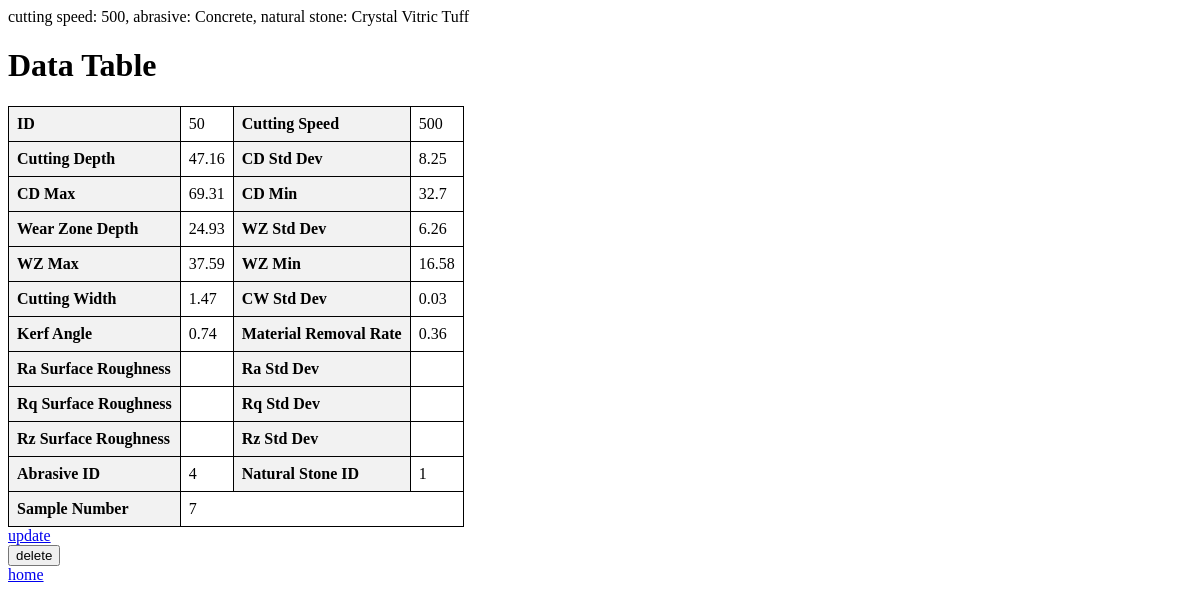
The page /cut/cutting-data/50/ on the database its author committed.
### cutting_performance/models.py (models this page shows)
class CuttingData(models.Model):
    sample_number = models.IntegerField(null=True, blank=True)
    cutting_speed = models.IntegerField(null=True, blank=True)
    natural_stone = models.ForeignKey(NaturalStone, on_delete=models.CASCADE)
    abrasive = models.ForeignKey(Abrasive, on_delete=models.CASCADE)
    cutting_depth = models.FloatField(null=True, blank=True)
    cd_stddev = models.FloatField(null=True, blank=True)
    cd_max = models.FloatField(null=True, blank=True)
    cd_min = models.FloatField(null=True, blank=True)
    wear_zone_depth = models.FloatField(null=True, blank=True)
    wz_stddev = models.FloatField(null=True, blank=True)
    wz_max = models.FloatField(null=True, blank=True)
    wz_min = models.FloatField(null=True, blank=True)
    cutting_width = models.FloatField(null=True, blank=True)
    cw_stddev = models.FloatField(null=True, blank=True)
    kerf_angle = models.FloatField(null=True, blank=True)
    material_removal_rate = models.FloatField(null=True, blank=True)
    Ra_surface_roughness = models.FloatField(null=True, blank=True)
    Ra_stddev = models.FloatField(null=True, blank=True)
    Rq_surface_roughness = models.FloatField(null=True, blank=True)
    Rq_stddev = models.FloatField(null=True, blank=True)
    Rz_surface_roughness = models.FloatField(null=True, blank=True)
    Rz_stddev = models.FloatField(null=True, blank=True)
    def __str__(self):
        return f"cutting speed: {self.cutting_speed}, abrasive: {self.abrasive}, natural stone: {self.natural_stone}"

class Abrasive(models.Model):
    abrasive = models.CharField(max_length=32)
    density = models.FloatField(null=True, blank=True)
    hardness_mohs = models.FloatField(null=True, blank=True)
    def __str__(self):
        return self.abrasive

class NaturalStone(models.Model):
    stone = models.CharField(max_length=32)
    water_absorbance = models.FloatField(null=True, blank=True)
    effective_water_absorbance = models.FloatField(null=True, blank=True)
    natural_water_content = models.FloatField(null=True, blank=True)
    degree_of_saturation = models.FloatField(null=True, blank=True)
    dry_density = models.FloatField(null=True, blank=True)
    saturated_density = models.FloatField(null=True, blank=True)
    natural_density = models.FloatField(null=True, blank=True)
    mineral_grain_density = models.FloatField(null=True, blank=True)
    effective_porosity = models.FloatField(null=True, blank=True)
    total_porosity = models.FloatField(null=True, blank=True)
    void_ratio = models.FloatField(null=True, blank=True)
    ucs = models.FloatField(null=True, blank=True)
    its = models.FloatField(null=True, blank=True)
    plt = models.FloatField(null=True, blank=True)
    bohme = models.FloatField(null=True, blank=True)
    schmidt = models.FloatField(null=True, blank=True)
    ultrasonic_wave = models.FloatField(null=True, blank=True)
    def __str__(self):
        return self.stone

### cutting_performance/views.py (the view)
# urls.py: path("cutting-data/<int:pk>/", CuttingDataDetail.as_view(), name="cutting-data-detail"),
class CuttingDataDetail(DetailView):
    model = CuttingData
    template_name = "cutting_performance/detail.html"
    def get_context_data(self, **kwargs):
        context = super().get_context_data(**kwargs)
        context['type'] = 'cutting-data'
        return context

### templates/cutting_performance/detail.html (shortened to what this page needs)
<!DOCTYPE html>
<html>
<head>
</head>
<body>
{{ object }}
<br>
{% if type == 'stone' %}
<a href='{% url "cut:stone-update" object.pk %}'>update</a>
<form action='{% url "cut:stone-delete" object.pk %}' method="post">
    {% csrf_token %}
    <button type="submit">delete</button>
</form>
{% elif type == 'abrasive' %}
<a href='{% url "cut:abrasive-update" object.pk %}'>update</a>
<form action='{% url "cut:abrasive-delete" object.pk %}' method="post">
    {% csrf_token %}
    <button type="submit">delete</button>
</form>
{% elif type == 'cutting-data' %}
<h1>Data Table</h1>
<table>
    <tbody>
        <tr>
            <th>ID</th>
            <td>{{ object.id }}</td>
            <th>Cutting Speed</th>
            <td>{{ object.cutting_speed }}</td>
        </tr>
        <tr>
            <th>Cutting Depth</th>
            <td>{{ object.cutting_depth }}</td>
            <th>CD Std Dev</th>
            <td>{{ object.cd_stddev }}</td>
        </tr>
        <tr>
            <th>CD Max</th>
            <td>{{ object.cd_max }}</td>
            <th>CD Min</th>
            <td>{{ object.cd_min }}</td>
        </tr>
        <tr>
            <th>Wear Zone Depth</th>
            <td>{{ object.wear_zone_depth }}</td>
            <th>WZ Std Dev</th>
            <td>{{ object.wz_stddev }}</td>
        </tr>
        <tr>
            <th>WZ Max</th>
            <td>{{ object.wz_max }}</td>
            <th>WZ Min</th>
            <td>{{ object.wz_min }}</td>
        </tr>
        <tr>
            <th>Cutting Width</th>
            <td>{{ object.cutting_width }}</td>
            <th>CW Std Dev</th>
            <td>{{ object.cw_stddev }}</td>
        </tr>
        <tr>
            <th>Kerf Angle</th>
            <td>{{ object.kerf_angle }}</td>
            <th>Material Removal Rate</th>
            <td>{{ object.material_removal_rate }}</td>
        </tr>
        <tr>
            <th>Ra Surface Roughness</th>
            <td>{{ object.ra_surface_roughness }}</td>
            <th>Ra Std Dev</th>
            <td>{{ object.ra_stddev }}</td>
        </tr>
        <tr>
            <th>Rq Surface Roughness</th>
            <td>{{ object.rq_surface_roughness }}</td>
            <th>Rq Std Dev</th>
            <td>{{ object.rq_stddev }}</td>
        </tr>
        <tr>
            <th>Rz Surface Roughness</th>
            <td>{{ object.rz_surface_roughness }}</td>
            <th>Rz Std Dev</th>
            <td>{{ object.rz_stddev }}</td>
        </tr>
        <tr>
            <th>Abrasive ID</th>
            <td>{{ object.abrasive_id }}</td>
            <th>Natural Stone ID</th>
            <td>{{ object.natural_stone_id }}</td>
        </tr>
        <tr>
            <th>Sample Number</th>
            <td colspan="3">{{ object.sample_number }}</td>
        </tr>
    </tbody>
</table>
<a href='{% url "cut:cutting-data-update" object.pk %}'>update</a>
<form action='{% url "cut:cutting-data-delete" object.pk %}' method="post">
    <button type="submit">delete</button>
</form>
{% endif %}
<a href='{% url "cut:home" %}'>home</a>
</body>
</html>

### templates/cutting_performance/detail.html (style rules this page uses)
table { border-collapse: collapse; }
th, td { border: 1px solid black; padding: 8px; text-align: left; }
th { background-color: #f2f2f2; }

### rows shown on the page
CuttingData: cutting_speed+abrasive+natural_stone "cutting speed: 500, abrasive: Concrete, natural stone: Crystal Vitric Tuff", id "50", cutting_speed "500", cutting_depth "47.16", cd_stddev "8.25", cd_max "69.31", cd_min "32.7", wear_zone_depth "24.93", wz_stddev "6.26", wz_max "37.59", wz_min "16.58", cutting_width "1.47", cw_stddev "0.03", kerf_angle "0.74", material_removal_rate "0.36", abrasive_id "4", natural_stone_id "1", sample_number "7"
